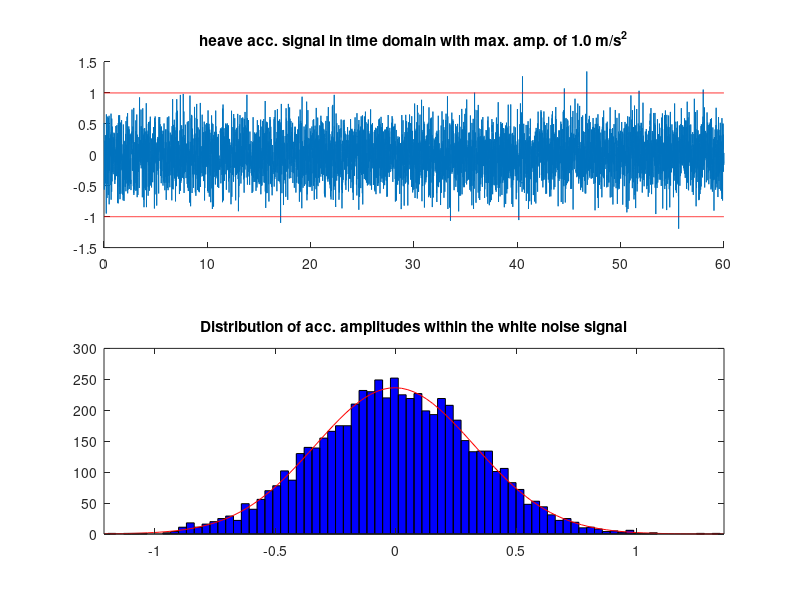
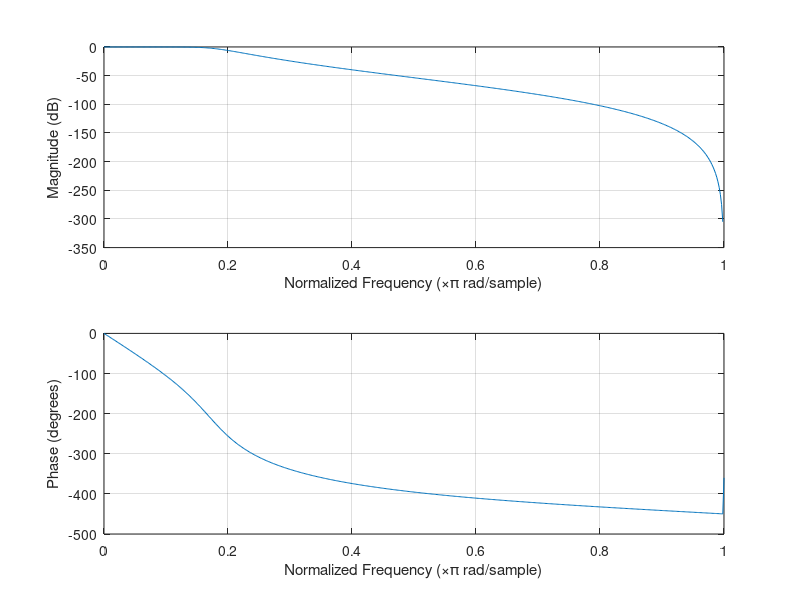
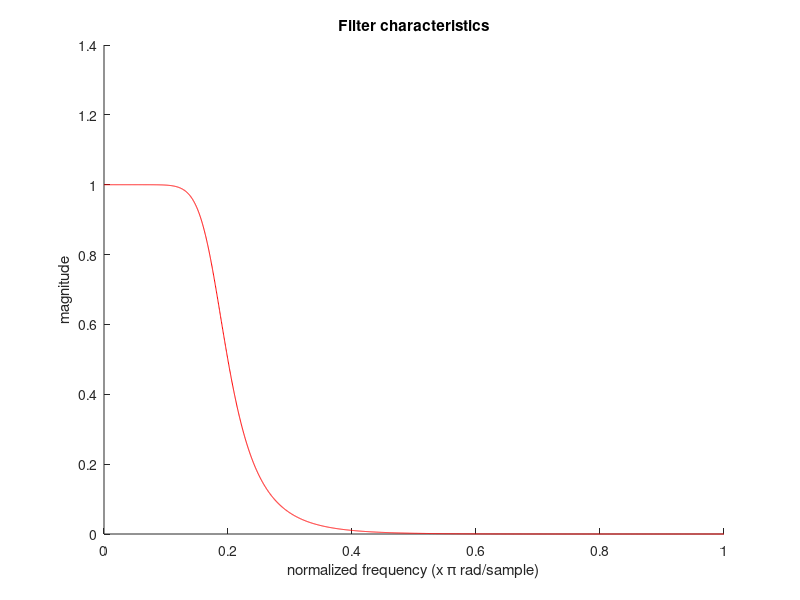
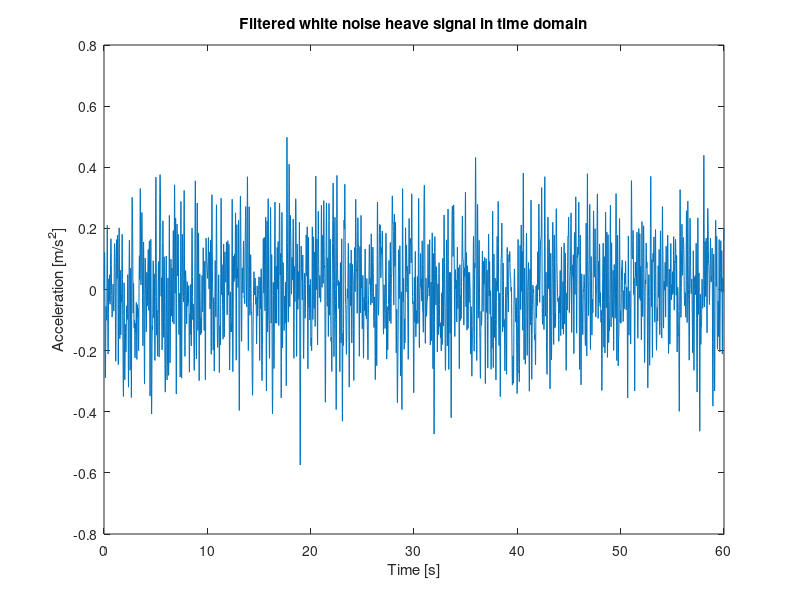

The MATLAB script that drew these images, in order: (Note: this script raises an error after producing the figures.)
%% Heave perturbation signal design with amplitudes of 1.0 m/s^2

% Jelle Waling de Haan
% 30-07-18
% MSc project: passive rider identification

% In this script a heave perturbation signal is designed. It's based on a
% filtered white noise with (reduced) power up to 10 Hz. 99,7% of the 
% acceleration amplitudes is between -1.0 and 1.0 m/s^2. The perturbation 
% signal has a duration of 60 sec. From the designed acceleration perturbation 
% a velocity and position signal are obtained by integration of the acceleration
% signal followed by the integration of the velocity signal. The platform 
% which is used is PVA controlled. 

clear all
close all
clc

%% Signal parameters

T       = 60;           % observation time. 
fs      = 100;          % samplin frequency
dt      = 1/fs;         % sample duration
N       = T*fs;         % number of samples in signal
t       = (0:N-1).'*dt; % time vector

%% Design perturbation signals

% mean value of whithe noise signal. Need to be specified.
mu_heave      = 0; 

% standard deviation = measure for amplitude. A max. amplitude of 1.0 m/s^2
% is chosen since this gives the best FRF for the heave motion within a
% frequency range of 0 - 10 Hz.
max_amp_heave = 1; %m/s^2
sigma_heave   = max_amp_heave/3; %STD of signal 

% designing input signal (white noise)
u_heave       = sigma_heave.*randn(N,1)+mu_heave;  

% plot signal in time domain and show the of distribution amplitudes within 
% the signal. 
figure(1)
subplot(211)
    hold all;
    plot(t,u_heave)
    plot(t,max_amp_heave*ones(size(t)),'r') 
    plot(t,-max_amp_heave*ones(size(t)),'r') 
    title('heave acc. signal in time domain with max. amp. of 1.0 m/s^2')
subplot(212)
    histfit(u_heave)
    title('Distribution of acc. amplitudes within the white noise signal')
    
%% Butterworth filter design
close all

% A first-order filter response rolls off at -6 dB per octave (-20 dB per 
% decade). All first-order lowpass filters have the same normalized 
% frequency response. A second-order filter decreases at -12 dB per 
% octave, a third-order at -18 dB and so on. 

% cutoff frequency. Needs to be specified
fc_low          = 9;                        

% The firtst term of a butterworth filter represents the order of the
% filter, the second term is de cutoff frequenty with respect to the
% normalized frequency, the third term indicates that it is a low
% passfilter
[b,a]       = butter(5,fc_low/(fs/2),'low'); 

figure(2)
    freqz(b,a);

figure(3)
    H_low = freqz(b,a,floor(N/2));
    hold on;
    plot([0:1/(N/2-1):1],abs(H_low),'r');
    xlabel('normalized frequency (x \pi rad/sample)')
    ylabel('magnitude')
    title('Filter characteristics')

% filtering of the heave signal
u_heave_filt    = filter(b,a,u_heave);

figure(4)
    plot(t, u_heave_filt);
    ylabel('Acceleration [m/s^2]');
    xlabel('Time [s]');
    title('Filtered white noise heave signal in time domain')


%% Scaling signals
close all

% from previous follows that the amplitude is decreased as a result of
% filtering. Therefore, the signal has to be rescaled. 
var_heave           = sigma_heave^2; % variance of signal 
scale_heave_filt    = sqrt(var_heave)/std(u_heave_filt);
u_heave_filt_scaled = scale_heave_filt.*u_heave_filt;

%% Plotting in time domain

figure('name', 'heave signals in time domain')
subplot(311)
    plot(t,u_heave); grid on;
    ylabel('Amplitude [m/s^2]')
    xlabel('Time [s]')
    xlim([0 10])
    title(['Unfiltered heave (white noise): \mu=', num2str(mean(u_heave)),' \sigma=', num2str(std(u_heave))]) 
subplot(312)
    plot(t,u_heave_filt); grid on;
    ylabel('Amplitude [m/s^2]')
    xlabel('Time [s]')
    xlim([0 10])
    title(['Filtered heave (filtered white noise): \mu=', num2str(mean(u_heave_filt)),' \sigma=', num2str(std(u_heave_filt))])
subplot(313)
    plot(t,u_heave_filt_scaled)
    xlim([0 10])
    ylabel('Amplitude [m/s^2]')
    xlabel('Time [s]')
    title(['Filtered heave scaled: \mu=', num2str(mean(u_heave_filt_scaled)),' \sigma=', num2str(std(u_heave_filt_scaled))])
    
%% Plotting in frequency domain
close all

% In order to check the power in the frequency range of interest the heave
% input acc. signal is plotted in frequency domain.
U_heave                 = fft(u_heave);
U_heave_filt            = fft(u_heave_filt);
U_heave_filt_scaled     = fft(u_heave_filt_scaled);

% frequency vector
fv  = (0:1/T:fs-(1/T))';

figure('name', 'heave signal in freq. domain')
subplot(311)
    plot(fv(1:N/2),abs(U_heave(1:N/2)))
    xlim([0 20])
    xlabel('Frequency [Hz]')
    ylabel('Magnitude')
    title(['heave: \mu=', num2str(mean(u_heave)),' \sigma=', num2str(std(u_heave))])
subplot(312) 
    plot(fv(1:N/2),abs(U_heave_filt(1:N/2)))
    xlim([0 20])
    xlabel('Frequency [Hz]')
    ylabel('Magnitude')
    title(['No scaled forward filtered heave: \mu=', num2str(mean(u_heave_filt)),' \sigma=', num2str(std(u_heave_filt))])
subplot(313)
    plot(fv(1:N/2),abs(U_heave_filt_scaled(1:N/2)))
    xlim([0 20])
    xlabel('Frequency [Hz]')
    ylabel('Magnitude')
    title(['Scaled forward filtered heave: \mu=', num2str(mean(u_heave_filt_scaled)),' \sigma=', num2str(std(u_heave_filt_scaled))])

%% Integrating heave acceleration signal
close all

heave_acc = u_heave_filt_scaled;
heave_vel = cumtrapz(t,heave_acc);
heave_dis = cumtrapz(t,heave_vel);

figure('name', 'PVA signal in time domain with drift')
    plot(t,heave_acc)
    hold on; grid on;
    plot(t,heave_vel)
    plot(t,heave_dis)
    xlabel('Time [s]')
    legend('Acceleration','Velocity','Position');
    title('heave acceleration, velocity and position signal with drift')

%% Designing high pass filter for drift reduction/cancelation
close all

% As a resutl of integration the position signal shows drift. The solve for
% this the signal should be high filtered with a very low cutoff frequency
% in order to prevent drift and to maintain high power is low frequencies.

% defining high cutoff frequency
fc_high = 0.2;

% 2nd order butterworth filter
[d,c] = butter(2,fc_high/(fs/2),'high');

figure(1)
    freqz(d,c);

figure(2)
    H_high = freqz(d,a,floor(N/2));
    hold on;
    plot([0:1/(N/2-1):1],abs(H_high),'r');
    xlabel('Normalized frequency (x \pi rad/sample)')
    ylabel('Magnitude')
    title('Filter characteristics')
    
% Solving for drift bij filtering
heave_acc_filt = filter(d,c,heave_acc);
heave_vel_filt = filter(d,c,heave_vel);
heave_dis_filt = filter(d,c,heave_dis);

%% Plotting PVA signal
close all 

figure('name', 'PVA signal in time domain')
    plot(t,heave_acc_filt)
    hold on; grid on;
    plot(t,heave_vel_filt)
    plot(t,heave_dis_filt)
    xlim([0 10])
    xlabel('Time [s]')
    title('heave acceleration, velocity and position signal without drift')
    
%% Plotting PVA signal in freq. domain
close all

U_heave_acc = fft(heave_acc_filt);
U_heave_vel = fft(heave_vel_filt);
U_heave_dis = fft(heave_dis_filt);

figure('name', 'heave signal in freq. domain')
subplot(311)
    plot(fv(1:N/2),abs(U_heave_acc(1:N/2)))
    xlabel('Frequency [Hz]')
    ylabel('Magnitude')
    title(['heave acc. signal: \mu=', num2str(mean(heave_acc_filt)),' \sigma=', num2str(std(heave_acc_filt))])
subplot(312) 
    plot(fv(1:N/2),abs(U_heave_vel(1:N/2)))
    xlabel('Frequency [Hz]')
    ylabel('Magnitude')
    title(['heave vel. signal: \mu=', num2str(mean(heave_vel_filt)),' \sigma=', num2str(std(heave_vel_filt))])
subplot(313)
    plot(fv(1:N/2),abs(U_heave_dis(1:N/2)))
    xlabel('Frequency [Hz]')
    ylabel('Magnitude')
    title(['heave dis. signal: \mu=', num2str(mean(heave_dis_filt)),' \sigma=', num2str(std(heave_dis_filt))])

%% Scaling heave acceleration signal
close all

scale_heave_acc_filt  = sqrt(var_heave)/std(heave_acc_filt);
heave_acc_filt_scaled = scale_heave_acc_filt.*heave_acc_filt;

figure()
subplot(211)
    plot(t,heave_acc_filt);
    xlim([0 10])
    title(['heave acc. signal not scaled: \mu=', num2str(mean(heave_acc_filt)),' \sigma^2=', num2str(std(heave_acc_filt))])
subplot(212)
    plot(t,heave_acc_filt_scaled);
    xlim([0 10])
    title(['heave acc. scaled signal: \mu=', num2str(mean(heave_acc_filt_scaled)),' \sigma^2=', num2str(std(heave_acc_filt_scaled))])

%% Integrating the heave acc. signal
close all

heave_vel_filt_scaled = cumtrapz(t,heave_acc_filt_scaled);
heave_dis_filt_scaled = cumtrapz(t,heave_vel_filt_scaled);

figure('name', 'Scaled PVA signal')
    plot(t,heave_acc_filt_scaled);
    hold on;
    plot(t,heave_vel_filt_scaled);
    plot(t,heave_dis_filt_scaled);
    xlim([0 10])
    xlabel('Time [s]')
    title('Scaled PVA signal without drift')

%% Plotting scaled PVA signal in freq. domain
close all

U_heave_acc_scaled = fft(heave_acc_filt_scaled);
U_heave_vel_scaled = fft(heave_vel_filt_scaled);
U_heave_dis_scaled = fft(heave_dis_filt_scaled);

figure('name', 'heave signal in freq. domain')
subplot(311)
    plot(fv(1:N/2),abs(U_heave_acc_scaled(1:N/2)))
    xlabel('Frequency [Hz]')
    ylabel('magnitude')
    title(['heave acc. signal: \mu=', num2str(mean(heave_acc_filt_scaled)),' \sigma=', num2str(std(heave_acc_filt_scaled))])
subplot(312) 
    plot(fv(1:N/2),abs(U_heave_vel_scaled(1:N/2)))
    xlabel('Frequency [Hz]')
    ylabel('Magnitude')
    title(['heave vel. signal: \mu=', num2str(mean(heave_vel_filt_scaled)),' \sigma=', num2str(std(heave_vel_filt_scaled))])
subplot(313)
    plot(fv(1:N/2),abs(U_heave_dis_scaled(1:N/2)))
    xlabel('Frequency [Hz]')
    ylabel('Magnitude')
    title(['heave dis. signal: \mu=', num2str(mean(heave_dis_filt_scaled)),' \sigma=', num2str(std(heave_dis_filt_scaled))])

%% Rename variables for final PVA signal
close all

heave_acc = heave_acc_filt_scaled;
heave_vel = heave_vel_filt_scaled;
heave_dis = heave_dis_filt_scaled;

%% loading reference signal data
load('ref_start_stop_025ms2')

%% Constructing final PVA signal
heave_acc_amp1 = [ref_acc_start; heave_acc; ref_acc_stop];
heave_vel_amp1 = [ref_vel_start; heave_vel; ref_vel_stop];
heave_dis_amp1 = [ref_dis_start; heave_dis; ref_dis_stop];

t_heave = (0:length(heave_acc_amp1)-1).'*dt; % time vector

figure(2)
subplot(311)
plot(t_heave, heave_acc_amp1);
title('Final heave acc. signal')
xlabel('Time [s]')
ylabel('m/s^2')
subplot(312)
plot(t_heave, heave_vel_amp1);
title('Final heave vel. signal')
xlabel('Time [s]')
ylabel('m/s')
subplot(313)
plot(t_heave, heave_dis_amp1);
title('Final heave dis. signal')
xlabel('Time [s]')
ylabel('m')

%% Plotting final PVA signal in freq. domain
close all

fs       = 100;
T_pert   = 69.02;                   
N_pert   = length(heave_acc_amp1);
fv_pert  = (0:1/T_pert:fs-(1/T_pert))';   

U_heave_acc_amp1 = fft(heave_acc_amp1);

figure('name', 'heave signal in freq. domain')
    plot(fv_pert(1:N_pert/2),abs(U_heave_acc_amp1(1:N_pert/2)))
    xlabel('Frequency [Hz]')
    ylabel('Magnitude')
    title(['Final heave acc. signal in freq. domain: \mu=', num2str(mean(heave_acc_filt_scaled)),' \sigma=', num2str(std(heave_acc_filt_scaled))])

%% Save signal
save('D:\gdialynas\Desktop\My files\Passive rider project\Jelle_de_hann_final\m-files generating (PVA) perturbation signals\heave perturbation\heave_pert_amp1.mat','heave_dis_amp1','heave_vel_amp1','heave_acc_amp1')
